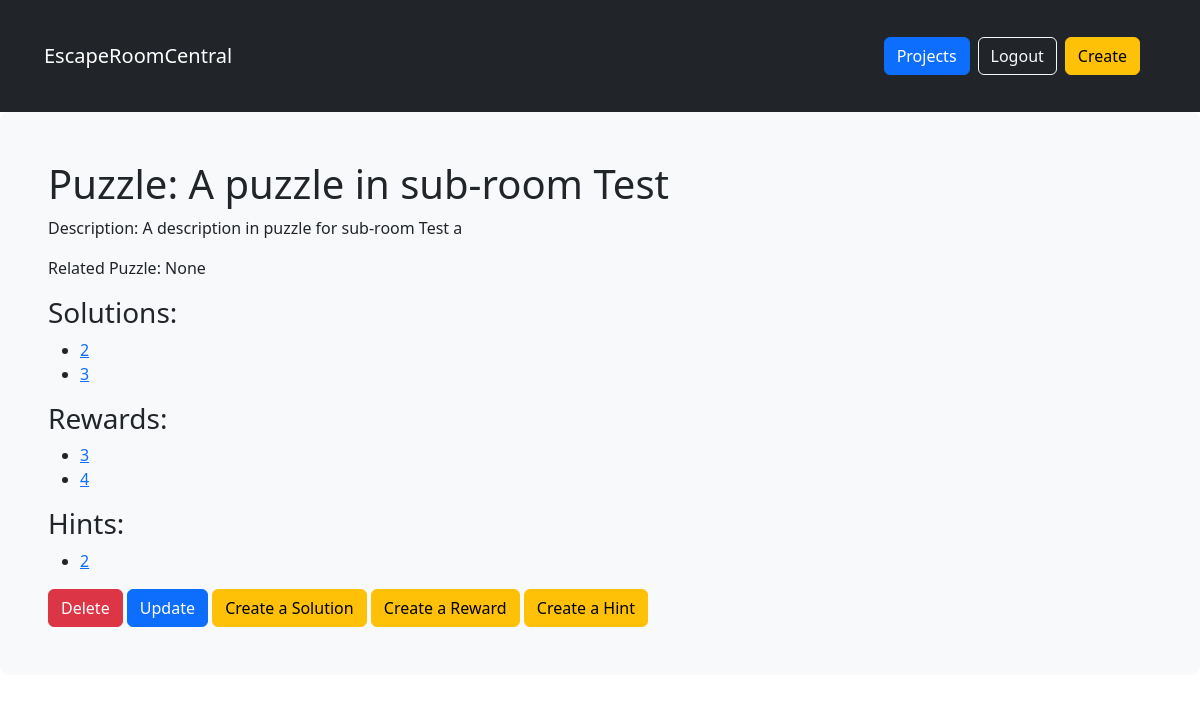
The app's page /rooms/puzzle/7/ (signed in) with its own data.
### rooms/models.py (models this page shows)
class Puzzle(models.Model):
    subRoomId = models.ForeignKey(SubRoom, on_delete=models.CASCADE, related_name='puzzles')
    title = models.CharField(max_length=50,default="A puzzle")
    description = models.TextField(default="A description", null=True)
    relatedPuzzle = models.ForeignKey('self', on_delete=models.CASCADE, null=True, related_name='relatedPuzzles')

class Solution(models.Model):
    puzzleId = models.ForeignKey(Puzzle, on_delete=models.CASCADE, related_name='solutions')
    description = models.TextField(default="A description")

class Reward(models.Model):
    puzzleId = models.ForeignKey(Puzzle, on_delete=models.CASCADE, related_name='rewards')
    description = models.TextField(default="A description")

class Hint(models.Model):
    puzzleId = models.ForeignKey(Puzzle, on_delete=models.CASCADE, related_name='hints')
    description = models.TextField(default="A description")
    condition = models.TextField(default="A condition")

### rooms/views.py (the view)
# urls.py: path('puzzle/<pk>/', views.PuzzleDetailView.as_view(), name='puzzle_single'),
class PuzzleDetailView(LoginRequiredMixin, generic.DetailView):
    model = models.Puzzle
    def get_context_data(self, **kwargs):
        context = super().get_context_data(**kwargs)
        puzzle = self.get_object()
        solutions = puzzle.solutions.all()
        rewards = puzzle.rewards.all()
        hints = puzzle.hints.all()
        context["solutions"] = solutions
        context["rewards"] = rewards
        context["hints"] = hints
        return context

### rooms/templates/rooms/puzzle_detail.html
{% extends 'base.html' %}
{% block content %}
    <div>
        <h1>Puzzle: {{ puzzle.title }}</h1>
    </div>
    <div>
        <p>Description: {{ puzzle.description }}</p>
        {% if puzzle.relatedPuzzle.title %}
            <p>Related Puzzle: {{ puzzle.relatedPuzzle.title }}</p>
        {% else %}
            <p>Related Puzzle: None</p>
        {% endif %}
    </div>
    <div>
        <h3>Solutions:</h3>
        <ul>
            {% for solution in solutions %}
                <li><a href="{% url 'rooms:solution_single' pk=solution.pk %}">{{ solution.pk }}</a></li>
            {% endfor %}
        </ul>
    </div>
    <div>
        <h3>Rewards:</h3>
        <ul>
            {% for reward in rewards %}
                <li><a href="{% url 'rooms:reward_single' pk=reward.pk %}">{{ reward.pk }}</a></li>
            {% endfor %}
        </ul>
    </div>
    <div>
        <h3>Hints:</h3>
        <ul>
            {% for hint in hints %}
                <li><a href="{% url 'rooms:hint_single' pk=hint.pk %}">{{ hint.pk }}</a></li>
            {% endfor %}
        </ul>
    </div>
    <div>
        {% if user.is_authenticated and room.user == userId and not hide_delete %}
            <a href="{% url 'rooms:delete_puzzle' pk=object.pk %}" title="delete" class="btn btn-danger">Delete</a>
            <a href="{% url 'rooms:update_puzzle' pk=object.pk %}" title="update" class='btn btn-primary'>Update</a>
            <a href="{% url 'rooms:new_solution' pk=object.pk username=user.username %}" title="create" class="btn btn-warning">Create a Solution</a>
            <a href="{% url 'rooms:new_reward' pk=object.pk username=user.username %}" title="create" class="btn btn-warning">Create a Reward</a>
            <a href="{% url 'rooms:new_hint' pk=object.pk username=user.username %}" title="create" class="btn btn-warning">Create a Hint</a>
        {% endif %}
</div>
{% endblock %}

### records on screen
Puzzle: title "A puzzle in sub-room Test", description "A description in puzzle for sub-room Test a"
Solution: pk "2"
Solution: pk "3"
Reward: pk "3"
Reward: pk "4"
Hint: pk "2"
